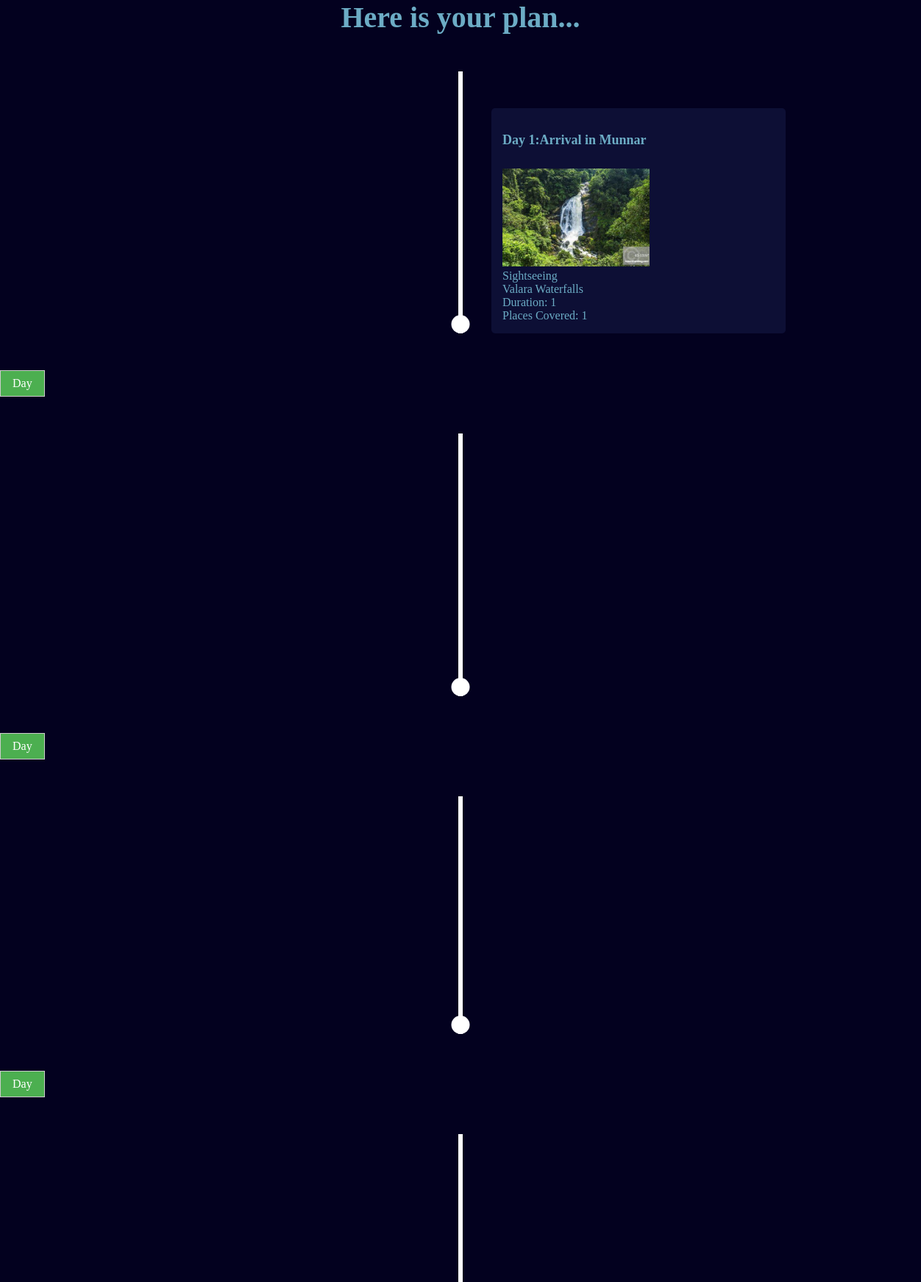
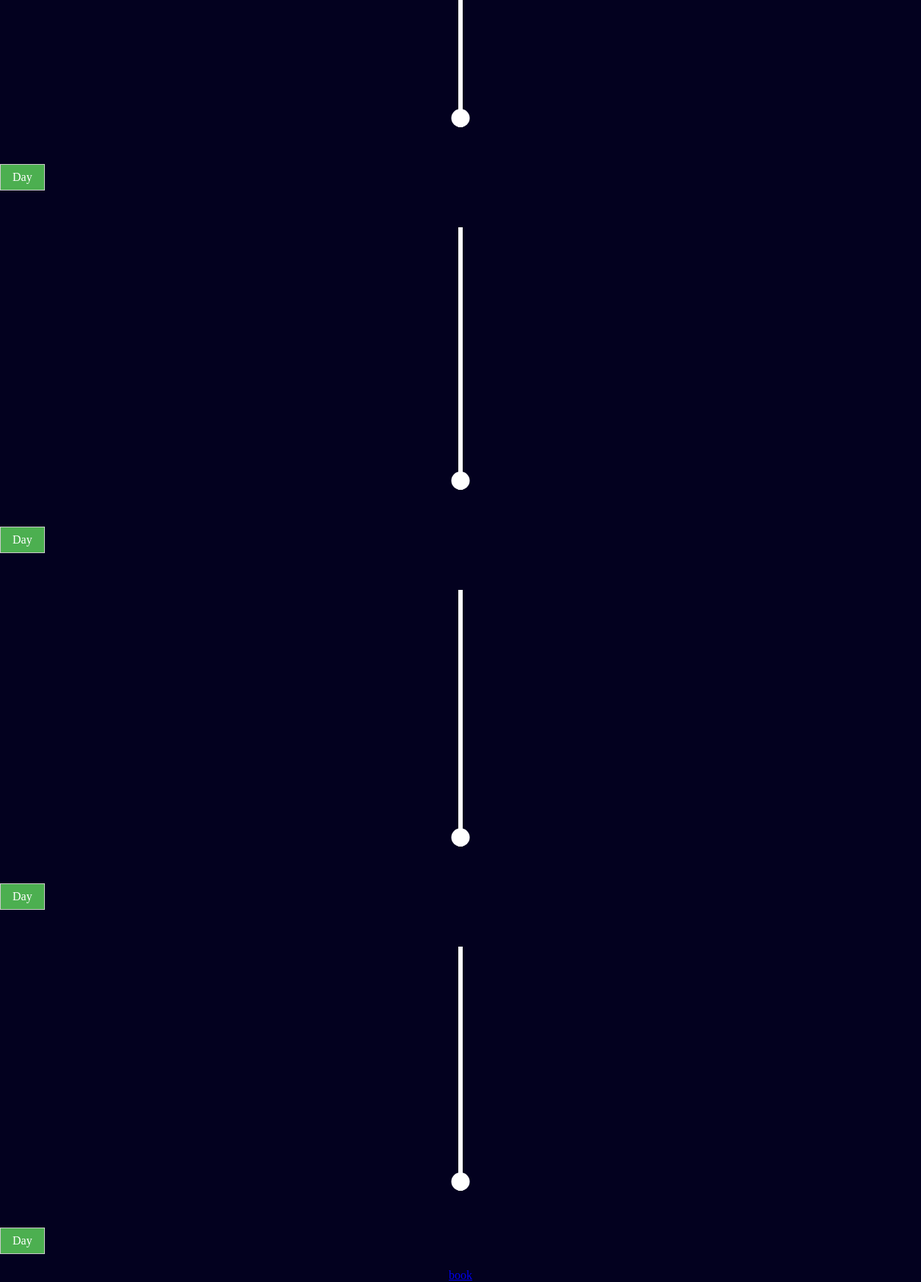
Screenshot of /itinerary/1/ with the database file from the repository (2 pictures, top to bottom).
### travelapp/models.py (models this page shows, shortened)
class Itineary(models.Model):
    package=models.ForeignKey(Places,on_delete=models.CASCADE)
    days=models.ForeignKey(Day,on_delete=models.CASCADE)
    description=models.CharField(max_length=200)
    name=models.ForeignKey(Places_place,on_delete=models.CASCADE)
    hotel=models.ForeignKey(Hotel,on_delete=models.CASCADE)
    date = models.DateField()
    month = models.CharField(max_length=50)
    day_of_week = models.CharField(max_length=50)
    activity=models.ForeignKey(Activities,on_delete=models.CASCADE)
    meals = models.CharField(max_length=100, default='None')

class Day(models.Model):
     name=models.CharField(max_length=20)

class Activities(models.Model):
     days=models.ForeignKey(Day,on_delete=models.CASCADE)
     name=models.CharField(max_length=100)
     description=models.CharField(max_length=200)
     hrs=models.IntegerField()
     place_covered=models.IntegerField()
     image=models.ImageField(upload_to='travelimages/')
     distance = models.IntegerField(null=True, default=None)

### travelapp/views.py (the view)
# urls.py: path('itinerary/<int:package_id>/', itinerary, name='itinerary'),  # Your existing itinerary URL pattern
def itinerary(request, package_id):
    package = get_object_or_404(Places, id=package_id)
    itineraries = Itineary.objects.filter(package=package)  # Correct the model name
    context = {'package': package, 'itineraries': itineraries}
    return render(request, 'itenary.html', context)  # Correct the template name to itinerary.html

### travelapp/templates/itenary.html (shortened to what this page needs)
{% load static %}
<!DOCTYPE html>
<html lang="en">
<head>
    <link rel="stylesheet" href="{% static 'css/itineary.css' %}">
</head>
<body>
    <h1>Here is your plan...</h1>
    {% for itinerary in itineraries %}
    <ul>
        <li>
            <div>
                <br>
                <time>{{ itinerary.days.name }}:{{ itinerary.description }}</time>
                <br>
                <img class="itinerary-image" src="{{ itinerary.activity.image.url }}" alt="{{ itinerary.activity.name }} Image">
                <p>{{ itinerary.activity.description }}</p>
                <p>{{ itinerary.activity.name }}</p>
                <p>Duration: {{ itinerary.activity.hrs }}</p>
                <p>Places Covered: {{ itinerary.activity.place_covered }}</p>
            </div>
        </li>
    </ul>
    <a href="/popup/{{ itinerary.days.id }}/" class="popupButton">Day {{ days_id }}</a>
    {% endfor %}
    <div class="confirmButtonContainer">
      <a href="/book/{{package.id}}/">book</a>
    </div>
</body>
</html>

### travelapp/static/css/Itineary.css (style rules this page uses)
*, *::before, *::after { margin: 0; padding: 0; box-sizing: border-box; }
body { background-color: #03011f; font-family: "Source Sans Pro"; color: #6cacc5; }
h1 { text-align:center; font-size: 40px; }
ul { padding: 50px 0; }
ul li { position:relative; list-style-type: none; width: 6px; background-color: white; margin: 0 auto; padding-top: 50px; }
ul li::after { background: white; content: ''; width: 25px; height: 25px; border-radius: 50%; position:absolute; left:50%; transform: translateX(-50%); bottom: 0; }
ul li div { position: relative; width: 400px; padding: 15px; border-radius: 5px; bottom: 0; background: rgba(42,50,113, .28); }
ul li:nth-child(odd) div { left: 45px; }
time { font-weight: bold; font-size: 18px; display: block; margin-bottom: 10px; }
ul li div { visibility: hidden; opacity: 0; transition: all .5s ease-in-out; }
ul li:nth-child(odd) div { transform: translate3d(200px, 0, 0); }
ul li.show div { transform: none; visibility: visible; opacity: 1; }

### travelapp/templates/itenary.html (style rules this page uses)
.itinerary-image { max-width: 200px; height: auto; }
a.popupButton { display: inline-block; padding: 8px 16px; border: 1px solid #ccc; background-color: #4CAF50; color: white; text-decoration: none; cursor: pointer; }
.confirmButtonContainer { display: flex; justify-content: center; margin-top: 20px; }

### rows the page displays
Itineary: days.name "Day 1", description "Arrival in Munnar", activity.image (picture), activity.description "Sightseeing", activity.name "Valara Waterfalls", activity.hrs "1", activity.place_covered "1"
